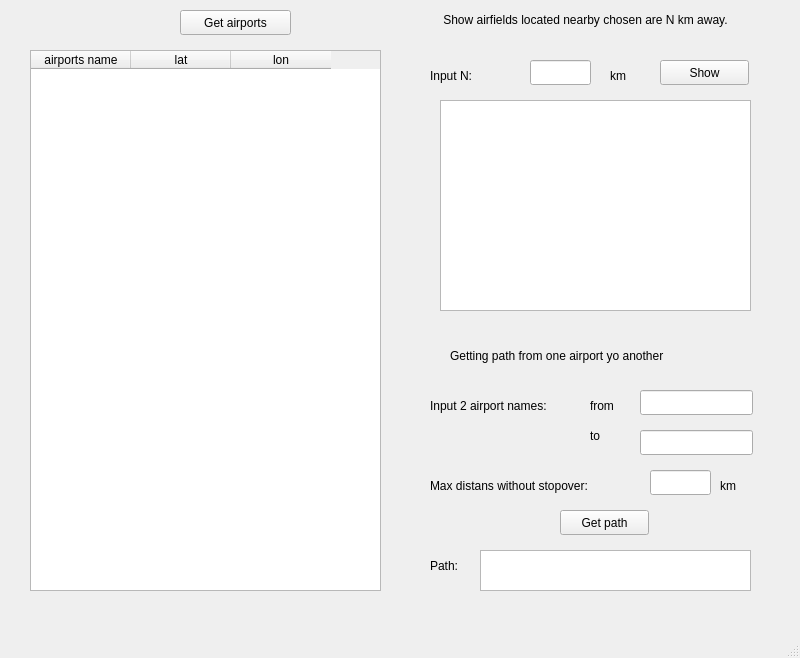
<?xml version="1.0" encoding="UTF-8"?>
<ui version="4.0">
 <class>MainWindow</class>
 <widget class="QMainWindow" name="MainWindow">
  <property name="geometry">
   <rect>
    <x>0</x>
    <y>0</y>
    <width>800</width>
    <height>658</height>
   </rect>
  </property>
  <property name="windowTitle">
   <string>MainWindow</string>
  </property>
  <widget class="QWidget" name="centralwidget">
   <widget class="QPushButton" name="pushButton">
    <property name="geometry">
     <rect>
      <x>180</x>
      <y>10</y>
      <width>111</width>
      <height>25</height>
     </rect>
    </property>
    <property name="text">
     <string>Get airports</string>
    </property>
   </widget>
   <widget class="QLineEdit" name="lineEdit">
    <property name="geometry">
     <rect>
      <x>530</x>
      <y>60</y>
      <width>61</width>
      <height>25</height>
     </rect>
    </property>
   </widget>
   <widget class="QLabel" name="label">
    <property name="geometry">
     <rect>
      <x>440</x>
      <y>0</y>
      <width>291</width>
      <height>41</height>
     </rect>
    </property>
    <property name="text">
     <string>&lt;html&gt;&lt;head/&gt;&lt;body&gt;&lt;p align=&quot;center&quot;&gt;Show airfields located nearby chosen are N km away.&lt;/p&gt;&lt;/body&gt;&lt;/html&gt;</string>
    </property>
   </widget>
   <widget class="QPushButton" name="pushButton_2">
    <property name="geometry">
     <rect>
      <x>660</x>
      <y>60</y>
      <width>89</width>
      <height>25</height>
     </rect>
    </property>
    <property name="text">
     <string>Show</string>
    </property>
   </widget>
   <widget class="QTableWidget" name="tableWidget">
    <property name="geometry">
     <rect>
      <x>30</x>
      <y>50</y>
      <width>351</width>
      <height>541</height>
     </rect>
    </property>
    <column>
     <property name="text">
      <string>airports name</string>
     </property>
    </column>
    <column>
     <property name="text">
      <string>lat</string>
     </property>
    </column>
    <column>
     <property name="text">
      <string>lon</string>
     </property>
    </column>
   </widget>
   <widget class="QTextBrowser" name="textBrowser">
    <property name="geometry">
     <rect>
      <x>440</x>
      <y>100</y>
      <width>311</width>
      <height>211</height>
     </rect>
    </property>
   </widget>
   <widget class="QLabel" name="label_2">
    <property name="geometry">
     <rect>
      <x>430</x>
      <y>470</y>
      <width>211</width>
      <height>31</height>
     </rect>
    </property>
    <property name="text">
     <string>Max distans without stopover:</string>
    </property>
   </widget>
   <widget class="QLineEdit" name="lineEdit_2">
    <property name="geometry">
     <rect>
      <x>650</x>
      <y>470</y>
      <width>61</width>
      <height>25</height>
     </rect>
    </property>
   </widget>
   <widget class="QLabel" name="label_3">
    <property name="geometry">
     <rect>
      <x>720</x>
      <y>470</y>
      <width>61</width>
      <height>31</height>
     </rect>
    </property>
    <property name="text">
     <string>km</string>
    </property>
   </widget>
   <widget class="QLabel" name="label_4">
    <property name="geometry">
     <rect>
      <x>610</x>
      <y>60</y>
      <width>41</width>
      <height>31</height>
     </rect>
    </property>
    <property name="text">
     <string>km</string>
    </property>
   </widget>
   <widget class="QLabel" name="label_5">
    <property name="geometry">
     <rect>
      <x>430</x>
      <y>60</y>
      <width>71</width>
      <height>31</height>
     </rect>
    </property>
    <property name="text">
     <string>Input N:</string>
    </property>
   </widget>
   <widget class="QLabel" name="label_6">
    <property name="geometry">
     <rect>
      <x>430</x>
      <y>390</y>
      <width>151</width>
      <height>31</height>
     </rect>
    </property>
    <property name="text">
     <string>Input 2 airport names:</string>
    </property>
   </widget>
   <widget class="QLineEdit" name="lineEdit_3">
    <property name="geometry">
     <rect>
      <x>640</x>
      <y>390</y>
      <width>113</width>
      <height>25</height>
     </rect>
    </property>
   </widget>
   <widget class="QLineEdit" name="lineEdit_4">
    <property name="geometry">
     <rect>
      <x>640</x>
      <y>430</y>
      <width>113</width>
      <height>25</height>
     </rect>
    </property>
   </widget>
   <widget class="QLabel" name="label_7">
    <property name="geometry">
     <rect>
      <x>430</x>
      <y>550</y>
      <width>41</width>
      <height>31</height>
     </rect>
    </property>
    <property name="text">
     <string>Path:</string>
    </property>
   </widget>
   <widget class="QTextBrowser" name="textBrowser_2">
    <property name="geometry">
     <rect>
      <x>480</x>
      <y>550</y>
      <width>271</width>
      <height>41</height>
     </rect>
    </property>
   </widget>
   <widget class="QLabel" name="label_8">
    <property name="geometry">
     <rect>
      <x>590</x>
      <y>390</y>
      <width>67</width>
      <height>31</height>
     </rect>
    </property>
    <property name="text">
     <string>from</string>
    </property>
   </widget>
   <widget class="QLabel" name="label_9">
    <property name="geometry">
     <rect>
      <x>590</x>
      <y>420</y>
      <width>67</width>
      <height>31</height>
     </rect>
    </property>
    <property name="text">
     <string>to</string>
    </property>
   </widget>
   <widget class="QLabel" name="label_10">
    <property name="geometry">
     <rect>
      <x>450</x>
      <y>340</y>
      <width>291</width>
      <height>31</height>
     </rect>
    </property>
    <property name="text">
     <string>Getting path from one airport yo another</string>
    </property>
   </widget>
   <widget class="QPushButton" name="pushButton_3">
    <property name="geometry">
     <rect>
      <x>560</x>
      <y>510</y>
      <width>89</width>
      <height>25</height>
     </rect>
    </property>
    <property name="text">
     <string>Get path</string>
    </property>
   </widget>
  </widget>
  <widget class="QMenuBar" name="menubar">
   <property name="geometry">
    <rect>
     <x>0</x>
     <y>0</y>
     <width>800</width>
     <height>22</height>
    </rect>
   </property>
  </widget>
  <widget class="QStatusBar" name="statusbar"/>
 </widget>
 <resources/>
 <connections/>
</ui>
